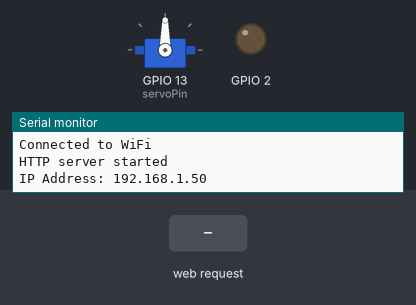
Bench run of a sketch on a simulated ESP32. Parts: servo, output pins drawn as LEDs (lit = HIGH), the last lines printed to the serial monitor. Dashed ring = blinking. The test bench sets the inputs (shaded band). WiFi joins after 1.5 s; servers stay silent unless stated.

Above: at 3.2 s.
3.3 s: HTTP request GET /cleaning received
At 4.8 s:
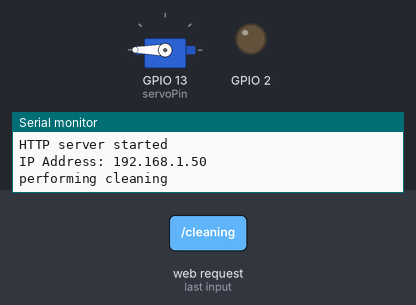
At 6.7 s:
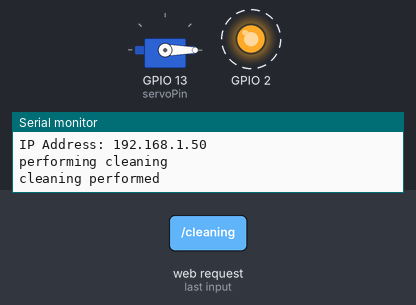
Timing chart, 0 to 15.2 s (numbered marks = the images above; inputs shaded):
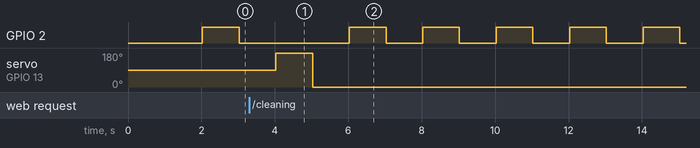

Measured:
- after the input at 3.3 s, servo on GPIO 13 (servoPin): 90° → 180° after 0.73 s, → 0° 1.0 s later
- by itself, GPIO 2: alternates HIGH for 1.0 s and LOW for 1.0 s

The sketch:

ESP_CODE_VER_1.00.ino
```cpp
#include <WiFi.h>
#include <WebServer.h>
#include <ESP32Servo.h> // Include the ESP32 Servo library

const char* ssid     = "Galaxy A03 Core5344";
const char* password = "123456789";

WebServer server(80);

const int servoPin = 13; // Adjust pin number as needed
const int resolution = 8;
const int freq = 50; // Servo PWM frequency (Hz)

Servo myServo;

void setup() {
  Serial.begin(9600);
  pinMode(2,OUTPUT);

  WiFi.begin(ssid, password);
  while (WiFi.status() != WL_CONNECTED) {
    delay(1000);
    Serial.println("Connecting to WiFi...");
  }
  Serial.println("Connected to WiFi");

  server.on("/cleaning", HTTP_GET, []() {
    cleaning();
    server.send(200, "text/plain", "Cleaning");
  });

  server.begin();
  Serial.println("HTTP server started");

  Serial.print("IP Address: ");
  Serial.println(WiFi.localIP());

  // Configure LEDC PWM
  ledcSetup(0, freq, resolution); // Channel 0
  ledcAttachPin(servoPin, 0); // Attach servo to channel 0


  myServo.attach(servoPin);

}

void loop() {
  server.handleClient();
  digitalWrite(2,HIGH);
  delay(1000);
  digitalWrite(2,LOW);
  delay(1000);
}

void cleaning() {
  // Move the servo to 180 degrees
  Serial.println("performing cleaning");
  myServo.write(180); // Full duty cycle (180 degrees)
  delay(1000); // Adjust delay as needed

  // Move the servo back to 0 degrees
  myServo.write(0);// Zero duty cycle (0 degrees)
  delay(1000); // Adjust delay as needed
  Serial.println("cleaning performed");

}
```
